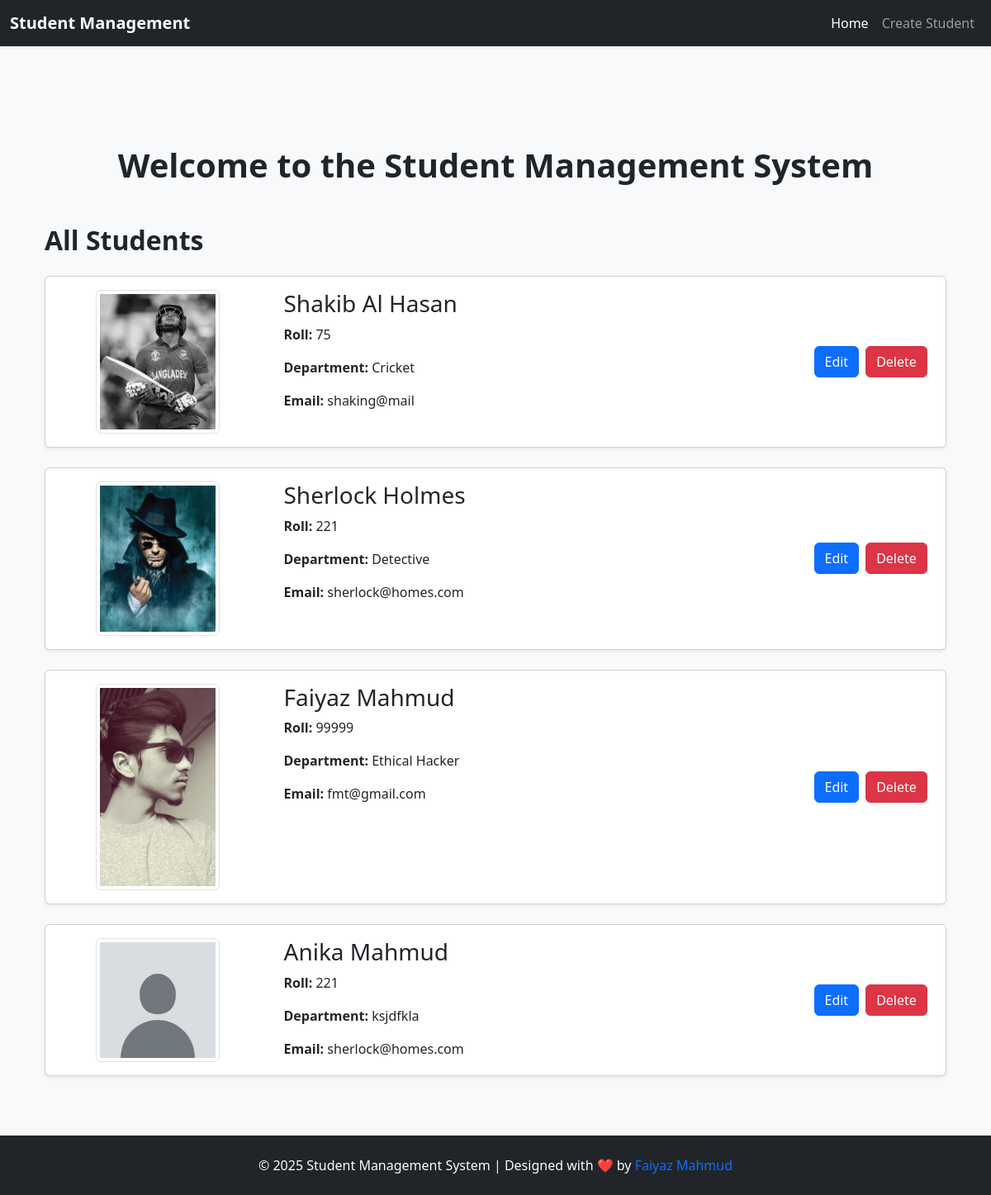
The page / on the database its author committed.
### student/models.py (models this page shows, shortened)
class Student(models.Model):
    name = models.CharField(max_length=50)
    roll = models.IntegerField()
    department = models.CharField(max_length=50)
    email = models.EmailField()
    phone = models.CharField(max_length=15)
    photo = models.ImageField(default='default/image.png', null=True, upload_to=student_photo_path)

### Student_Management_System/views.py (the view)
# urls.py: path('', views.home, name='home'),
def home(request):
    students = models.Student.objects.all()
    for student in students:
        if not student.photo:
            student.photo_url = '/static/images/default-photo.jpg'
        else:
            student.photo_url = student.photo.url
    return render(request, 'index.html', {'students': students})

### templates/index.html
{% extends 'base.html' %} {% load static %} {% block content %}
<header class="text-center my-5">
  <h1 class="fw-bold">Welcome to the Student Management System</h1>
</header>
<div class="container position-relative z-index-1 overflow-hidden">
  <h2 class="fw-bold mb-4">All Students</h2>
  {% for student in students %}
  <div class="card mb-4 shadow-sm">
    <div class="row g-0">
      <div
        class="col-md-3 d-flex align-items-center justify-content-center p-3"
      >
        {% if student.photo %}
        <img
          src="{{ student.photo.url }}"
          alt="Student Photo"
          class="img-thumbnail rounded img-fluid"
          style="max-width: 150px"
        />
        {% else %}
        <img
          src="{% static 'images/image.png' %}"
          alt="Default Photo"
          class="img-thumbnail rounded img-fluid"
          style="max-width: 150px"
        />
        {% endif %}
      </div>
      <div class="col-md-7">
        <div class="card-body">
          <h3 class="card-title">{{ student.name }}</h3>
          <p class="card-text"><strong>Roll:</strong> {{ student.roll }}</p>
          <p class="card-text">
            <strong>Department:</strong> {{ student.department }}
          </p>
          <p class="card-text"><strong>Email:</strong> {{ student.email }}</p>
        </div>
      </div>
      <div
        class="col-md-2 d-flex align-items-center justify-content-center gap-2"
      >
        <a
          href="{% url 'update_student' id=student.id %}"
          class="btn btn-primary"
          >Edit</a
        >
        <a
          href="{% url 'delete_student' id=student.id %}"
          class="btn btn-danger"
          >Delete</a
        >
      </div>
    </div>
  </div>
  {% endfor %}
</div>
{% endblock %}

### templates/base.html (shortened to what this page needs)
<!DOCTYPE html>
<html lang="en">
  <head>
    <link
      href="https://cdn.jsdelivr.net/npm/bootstrap@5.3.3/dist/css/bootstrap.min.css"
      rel="stylesheet"
    />
  </head>
  <body
    class="bg-light d-flex flex-column min-vh-100 justify-content-between gap-5"
  >
    <nav class="navbar navbar-expand-lg navbar-dark bg-dark shadow-sm">
      <div class="container-fluid">
        <a class="navbar-brand fw-bold" href="#">Student Management</a>
        <div class="collapse navbar-collapse" id="navbarNav">
          <ul class="navbar-nav ms-auto">
            <li class="nav-item">
              <a
                class="nav-link {% if request.resolver_match.url_name == 'home' %}active{% endif %}"
                href="{% url 'home' %}"
                >Home</a
              >
            </li>
            <li class="nav-item">
              <a
                class="nav-link {% if request.resolver_match.url_name == 'create_student' %}active{% endif %}"
                href="{% url 'create_student' %}"
                >Create Student</a
              >
            </li>
          </ul>
        </div>
      </div>
    </nav>
    <div class="container mt-4">{% block content %} {% endblock %}</div>
    <footer class="text-center py-4 bg-dark text-light mb-0 shadow-sm w-100">
      <p class="mb-0">
        © 2025 Student Management System | Designed with ❤️ by
        <span class="text-primary">Faiyaz Mahmud</span>
      </p>
    </footer>
  </body>
</html>

### rows shown on the page
Student: photo (picture), name "Shakib Al Hasan", roll "75", department "Cricket", email "shaking@mail"
Student: photo (picture), name "Sherlock Holmes", roll "221", department "Detective", email "sherlock@homes.com"
Student: photo (picture), name "Faiyaz Mahmud", roll "99999", department "Ethical Hacker", email "fmt@gmail.com"
Student: name "Anika Mahmud", roll "221", department "ksjdfkla", email "sherlock@homes.com"
